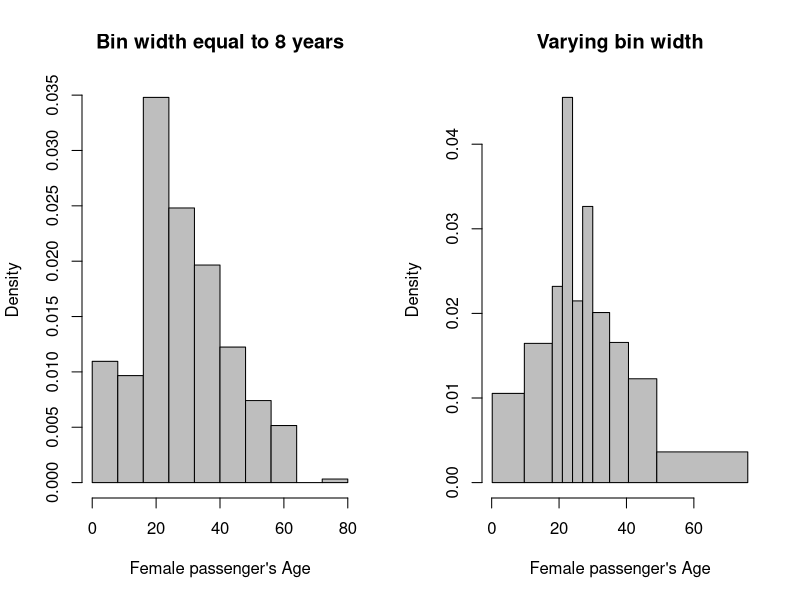
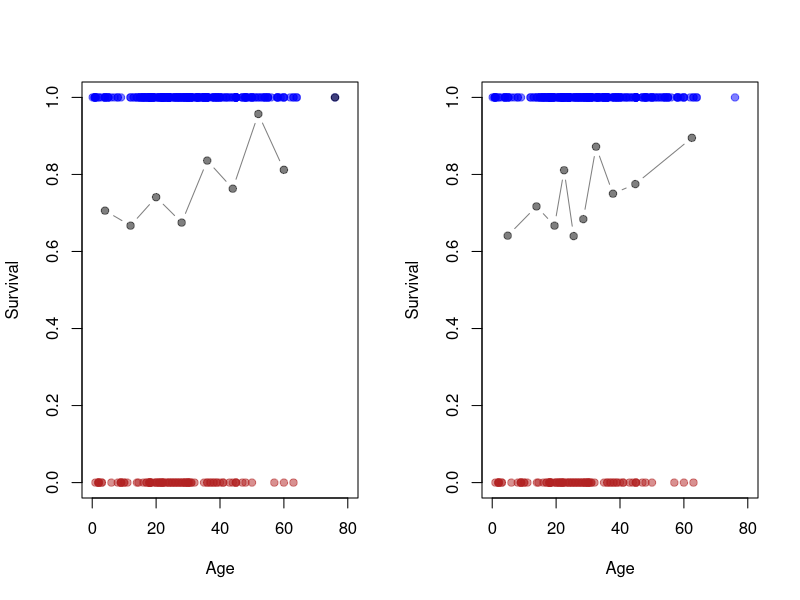
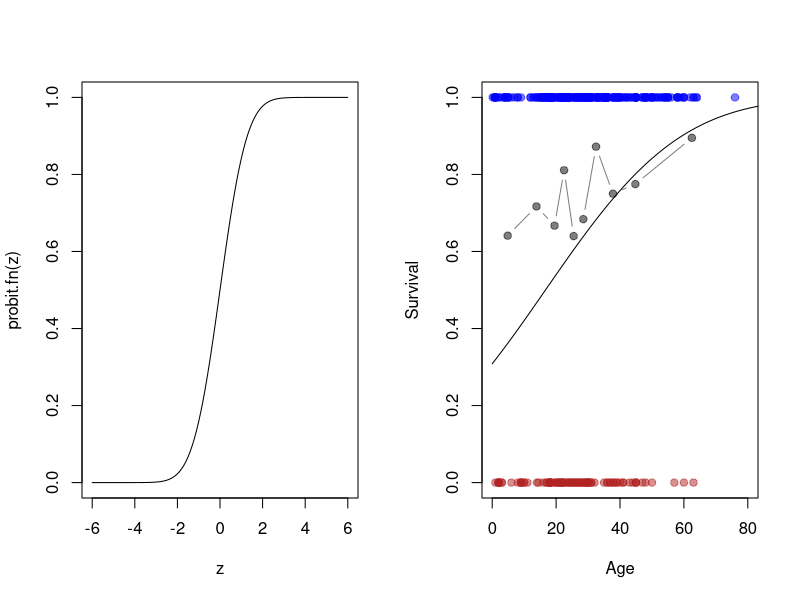

Write R code to recreate these figures, in order.
## ---- chunk 1
library(carData)
data(TitanicSurvival)
Titanic = na.omit(TitanicSurvival)
Titanic = Titanic[Titanic$sex == "female", ]
Titanic$survived1 = as.numeric(Titanic$survived == "yes")
head(Titanic)
## ---- chunk 2
par(mfcol = c(1,2))
age = Titanic$age
rx = range(age)
hist(age, breaks=seq(0, 80, 8), prob=TRUE, xlab="Female passenger's Age", main="Bin width equal to 8 years", col="grey")
hist(age, breaks=quantile(age, p=seq(0,1,length.out=11)), prob=TRUE, main="Varying bin width", xlab="Female passenger's Age", col="grey")
## ---- chunk 3
survived = Titanic$survived1

plot.fun <- function (agegroup){
  plot(age, survived, pch=19,col=c(adjustcolor("firebrick",0.5), adjustcolor("blue", 0.5))[survived +1],
  xlim=c(0,80), xlab="Age", ylab="Survival")
  x = matrix(0, nrow=length(agegroup)-1, ncol=5)
  dimnames(x)[[2]] = c("Lower", "Upper", "Total", "Num.Survived", "Prop.Survived")
  for (i in 1:nrow(x)) {
  x[i,1:2] = c(agegroup[i], agegroup[i+1])
  x[i,3] = sum(age > agegroup[i] & age <= agegroup[i+1])
  x[i,4] = sum(survived[age > agegroup[i] & age <= agegroup[i+1]] )
  x[i,5] = round(x[i,4]/x[i,3],3)
}
  points(agegroup[-length(agegroup)]+ diff(agegroup)/2, x[,5], pch=19, col=adjustcolor("black", 0.5),type='b')
  x
}
## ---- chunk 4
par(mfcol = c(1,2))
agegroup1 = seq(0,80,8)
agegroup2 = quantile(age, seq(0,1,length.out=11))
agegroup2[1] = 0
plot.fun(agegroup1)
plot.fun(agegroup2)
## ---- chunk 5

## ---- chunk 6
probit.fn <- function(z) { 
  pnorm(z)
}

z = seq(-6,6,0.1)

plot(z,probit.fn(z),type='l')
## ---- chunk 7
plot.fun(agegroup2)
z = seq(0,300,0.1)
lines(z,probit.fn(-1/2 + 0.03*z))
## ---- chunk 8
createObjBinary <- function(x,y) {
  ## local variable
  xbar <- mean(x)
  ## Return this function
  function(theta) {
  alpha <- theta[1]
  beta <- theta[2]
  y_hat = alpha + beta * (x - xbar)
  pi = probit.fn( y_hat )
  -1*sum( y*log(pi/(1-pi)) + log(1-pi) )
  }
}
## ---- chunk 9
createBinaryLogisticGradient <- function(x,y) {
  ## local variables
  xbar <- mean(x)
  ybar <- mean(y)
  N <- length(x)
  function(theta) {
    alpha <- theta[1]
    beta <- theta[2]
    y_hat = alpha + beta * (x - xbar)
    pi = probit.fn( y_hat )
    resids = y - pi
    -1*c( sum(resids), sum((x - xbar) * resids) )
  }
}
## ---- chunk 10
gradientDescent <- function(theta = 0,
                            rhoFn, gradientFn,
                            lineSearchFn, testConvergenceFn,
                            maxIterations = 100, # maximum number of iterations
                            # in gradient descent loop
                            #
                            tolerance = 1E-6, # parameters for the test
                            relative = FALSE, # for convergence function
                            #
                            lambdaStepsize = 0.01, # parameters for the line search
                            lambdaMax = 0.5 # to determine lambda
                            ) {
  ## Initialize
  converged <- FALSE
  i <- 0
  ## LOOP
  while (!converged & i <= maxIterations) {
    ## gradient
    g <- gradientFn(theta)
    ## gradient direction
    glength <- sqrt(sum(g^2))
    if (glength > 0) g <- g /glength
    
    ## line search for lambda
    lambda <- lineSearchFn(theta, rhoFn, g,
                          lambdaStepsize = lambdaStepsize,
                          lambdaMax = lambdaMax)
    ## Update theta
    thetaNew <- theta - lambda * g
    ##
    ## Check convergence
    converged <- testConvergenceFn(thetaNew, theta,
    tolerance = tolerance,
    relative = relative)
    ## Update
    theta <- thetaNew
    i <- i + 1
  }
  ## Return last value and whether converged or not
  list(theta = theta,
        converged = converged,
        iteration = i,
        fnValue = rhoFn(theta)
        )
}

### line searching could be done as a simple grid search
gridLineSearch <- function(theta, rhoFn, g,
                      lambdaStepsize = 0.01,
                      lambdaMax = 1) {
  ## grid of lambda values to search
  lambdas <- seq(from = 0,
                  by = lambdaStepsize,
                  to = lambdaMax)
  
  ## line search
  rhoVals <- Map(function(lambda) {rhoFn(theta - lambda * g)},
                  lambdas)
  ## Return the lambda that gave the minimum
  lambdas[which.min(rhoVals)]
}

### Where testCovergence might be (relative or absolute)
testConvergence <- function(thetaNew, thetaOld, tolerance = 1E-10, relative=FALSE) {
  sum(abs(thetaNew - thetaOld)) < if (relative) tolerance * sum(abs(thetaOld)) else tolerance
}
gradient <- createBinaryLogisticGradient(age, survived)
rho <- createObjBinary(age, survived )

# c(-1.32,0.02609972 )
result <- gradientDescent(theta = c(0, 0),
                          rhoFn = rho, gradientFn = gradient,
                          lineSearchFn = gridLineSearch,
                          testConvergenceFn = testConvergence,
                          lambdaStepsize = 0.0001,
                          lambdaMax = 0.01,
                          maxIterations = 10^5)
### Print the results
Map(function(x){if (is.numeric(x)) round(x,4) else x}, result)
## ---- chunk 11
result <- gradientDescent(theta = c(0.574, 0),
                          rhoFn = rho, gradientFn = gradient,
                          lineSearchFn = gridLineSearch,
                          testConvergenceFn = testConvergence,
                          lambdaStepsize = 0.0001,
                          lambdaMax = 0.01,
                          maxIterations = 10^5)
### Print the results
Map(function(x){if (is.numeric(x)) round(x,4) else x}, result)
